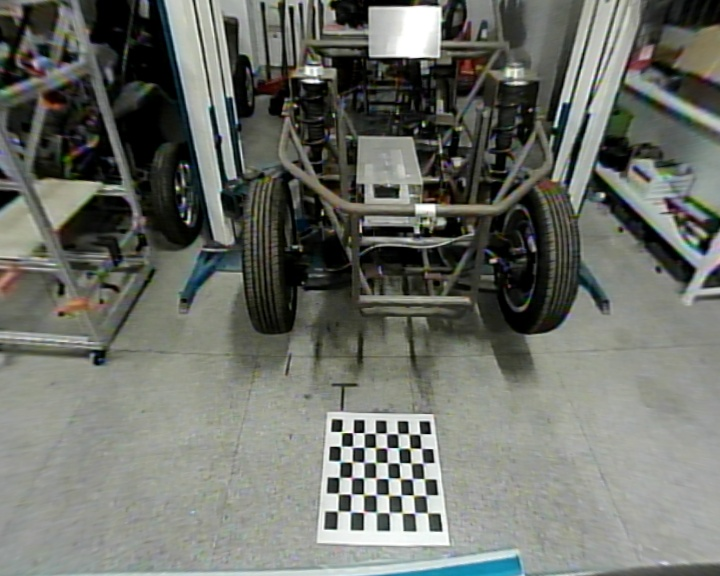
#> input picture perspect_stiching/capture/2_0.jpg, 720 x 576 px
$ python perspective.py
#> lines starting #> are read from the running program, lines starting #| are printed output that depends on the picture
import cv2
import argparse
import numpy as np
from cam import *

cam0_src = np.float32([[326, 411], [434, 414], [450, 546], [317, 543]])
cam0_dst = np.float32([[1017, 1511], [1150, 1511], [1150, 1646], [1026, 1646]])


def warpImage(image, src, dst):
    image_size = (int(image.shape[1]*3), int(image.shape[0]*3))
    M =    cv2.getPerspectiveTransform(src, dst)
    Minv = cv2.getPerspectiveTransform(dst, src)
    warped_image = cv2.warpPerspective(image, M,image_size, flags=cv2.INTER_LINEAR)
    return warped_image, M, Minv

def mouse(event, x, y, flags, param):
    global frame0
    if event == cv2.EVENT_LBUTTONDOWN:
        xy = "%d,%d" % (x, y)
        cv2.circle(img, (x, y), 1, (0, 0, 255), thickness = -1)
        cv2.putText(img, xy, (x, y), cv2.FONT_HERSHEY_PLAIN, 1.0, (0, 0, 255), thickness = 1)
        cv2.imshow("img", img)
        key = cv2.waitKey(0)


img = cv2.imread('./capture/2_0.jpg')
#> img is the input picture: shape (576, 720, 3); mean B, G, R 104.7, 111.6, 108.6
cv2.namedWindow("img",2)
cv2.namedWindow("pe_img",2)
cv2.setMouseCallback("img", mouse)
cv2.imshow("img", img)
while (True):
    key = cv2.waitKey(1)
#> (key q is pressed here)
    if key  == ord('q'):
        break

pe_frame,_,_ = warpImage(img,cam0_src,cam0_dst)
#> in warpImage, `warped_image = cv2.warpPerspective(image, M,image_size, flags=cv2.INTE..`:
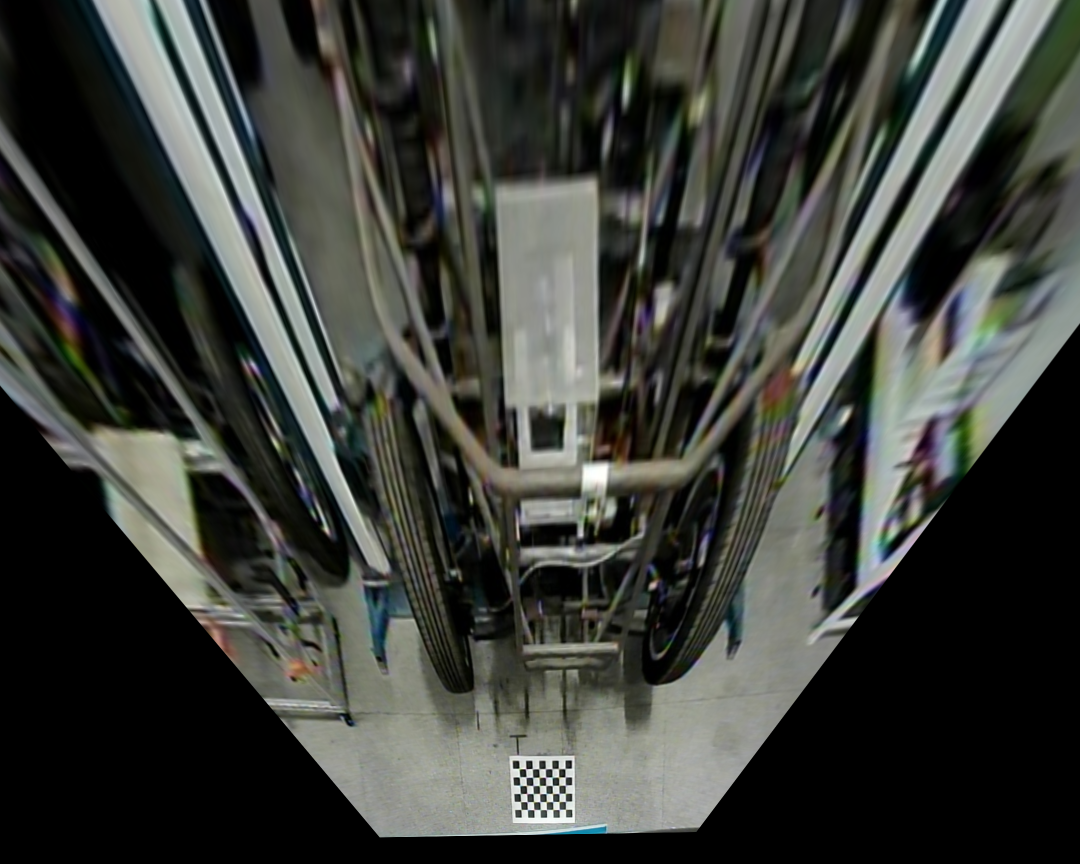
#> warped_image: shape (1728, 2160, 3) (shown at 1/2 size); mean B, G, R 57, 61.9, 59.5
cv2.imshow('pe_img', pe_frame)
cv2.imshow('img', img)
key = cv2.waitKey(1)
#> (key q is pressed here)
while (True):
    key = cv2.waitKey(1)
#> (key q is pressed here)
    if key  == ord('q'):
        cv2.destroyAllWindows()
        break

$ run again, with perspect_stiching/capture/0_0.jpg copied over perspect_stiching/capture/2_0.jpg
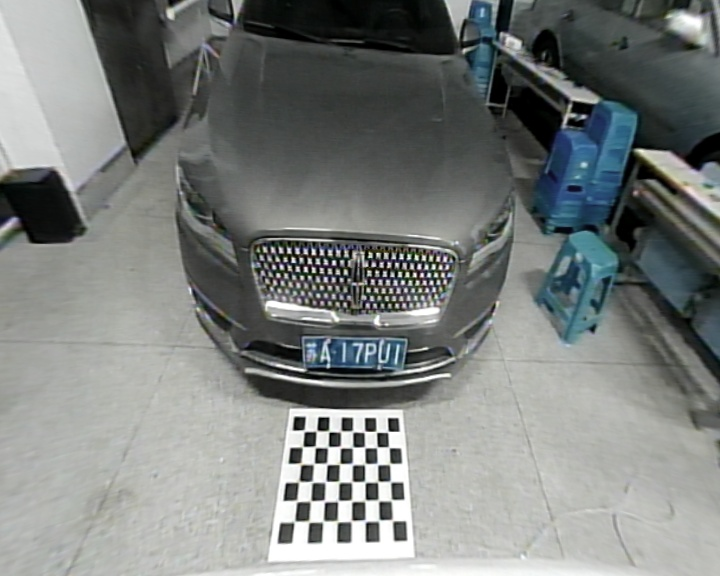
#> input picture perspect_stiching/capture/0_0.jpg, 720 x 576 px
#> img is the input picture: shape (576, 720, 3); mean B, G, R 125.7, 127.7, 123.7
#> in warpImage, `warped_image = cv2.warpPerspective(image, M,image_size, flags=cv2.INTE..`:
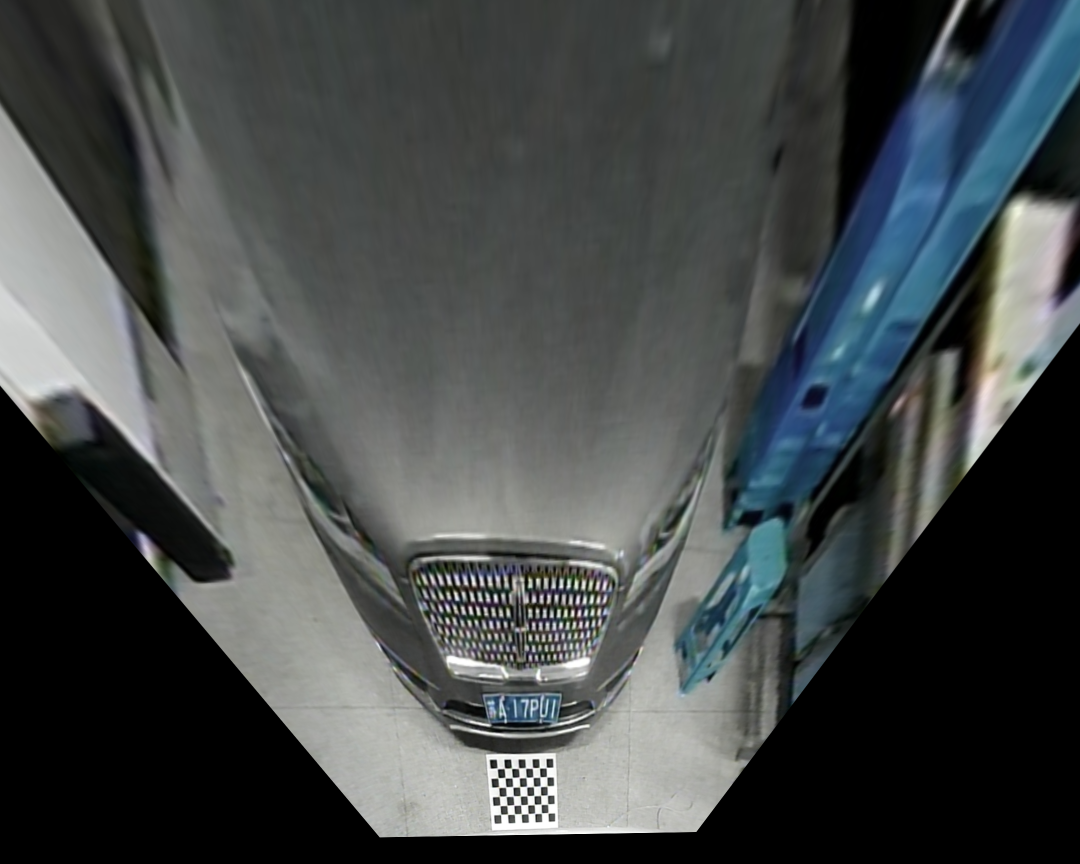
#> warped_image: shape (1728, 2160, 3) (shown at 1/2 size); mean B, G, R 73.1, 72.6, 68

$ run again, with perspect_stiching/capture/1_0.jpg copied over perspect_stiching/capture/2_0.jpg
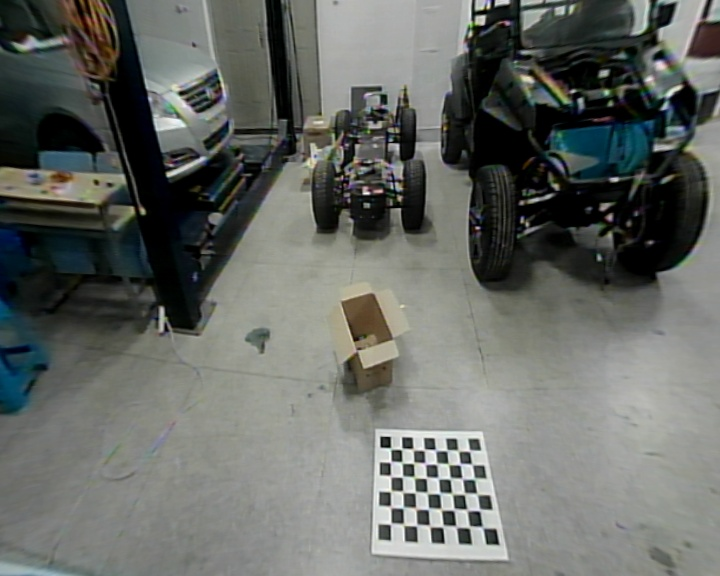
#> input picture perspect_stiching/capture/1_0.jpg, 720 x 576 px
#> img is the input picture: shape (576, 720, 3); mean B, G, R 100.8, 105.3, 102
#> in warpImage, `warped_image = cv2.warpPerspective(image, M,image_size, flags=cv2.INTE..`:
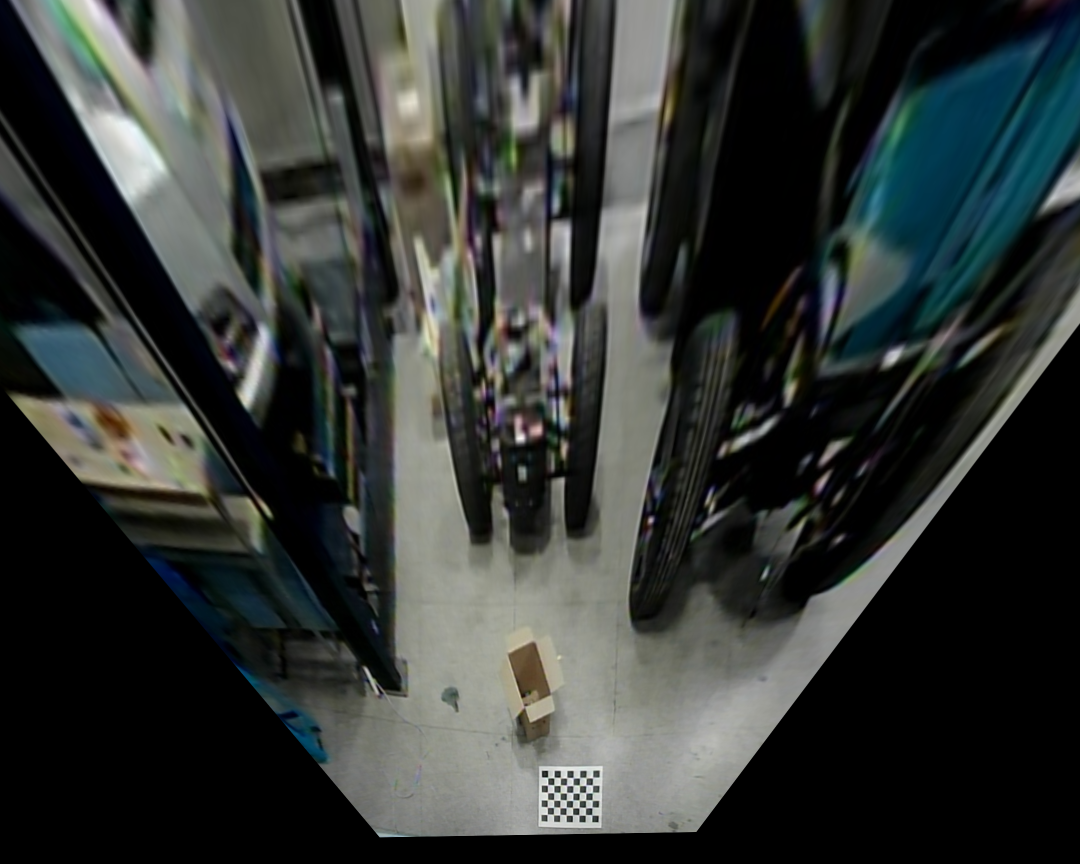
#> warped_image: shape (1728, 2160, 3) (shown at 1/2 size); mean B, G, R 52.4, 54.6, 50.7

$ run again, with perspect_stiching/capture/back.jpg copied over perspect_stiching/capture/2_0.jpg
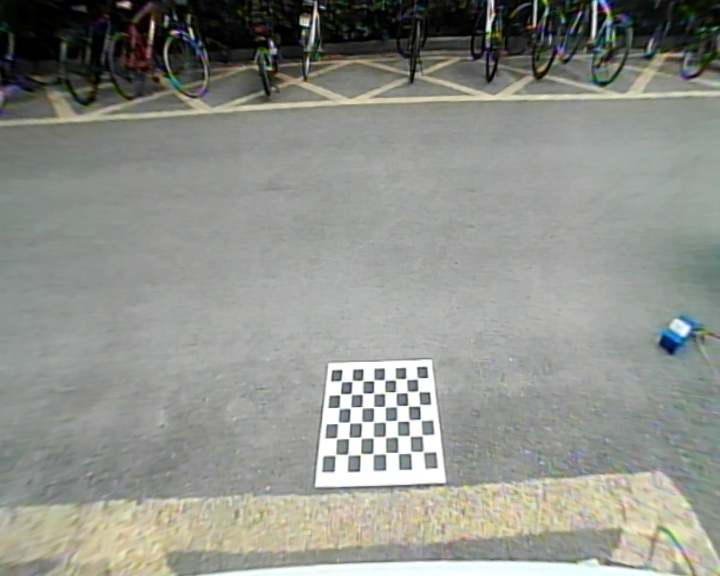
#> input picture perspect_stiching/capture/back.jpg, 720 x 576 px
#> img is the input picture: shape (576, 720, 3); mean B, G, R 138.3, 144.6, 142.6
#> in warpImage, `warped_image = cv2.warpPerspective(image, M,image_size, flags=cv2.INTE..`:
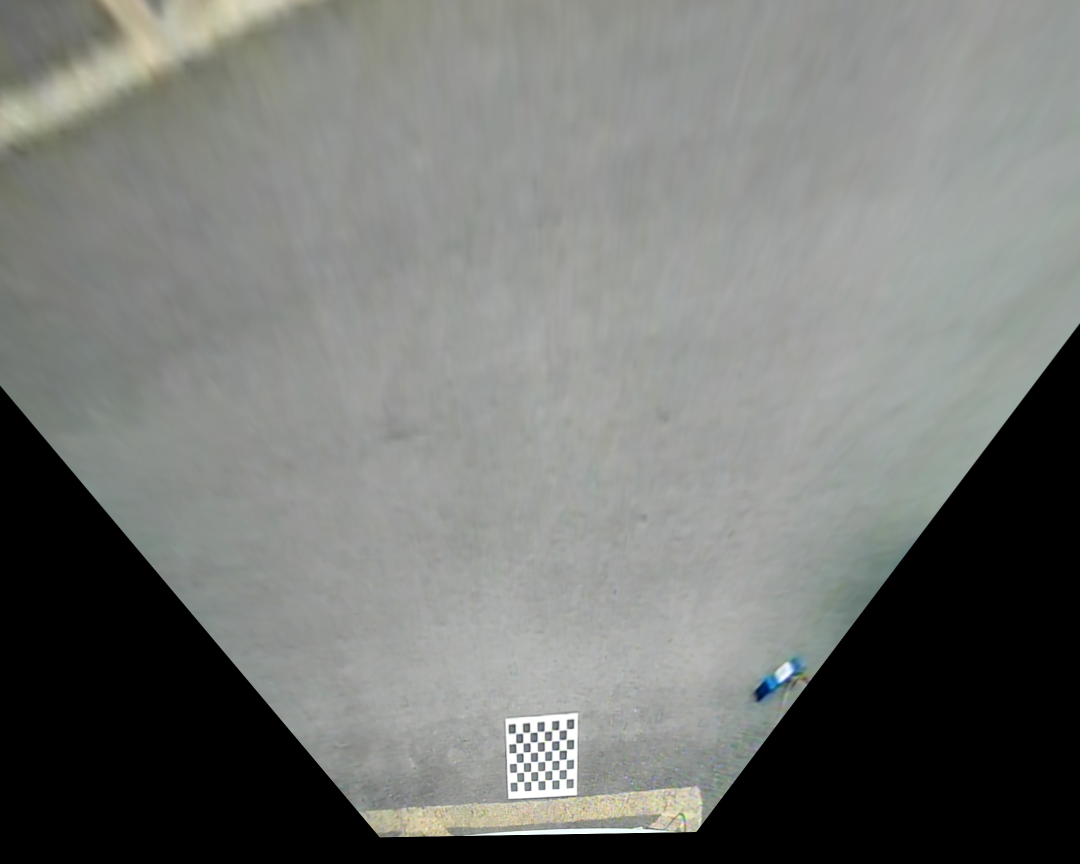
#> warped_image: shape (1728, 2160, 3) (shown at 1/2 size); mean B, G, R 115.3, 118.5, 116.4
